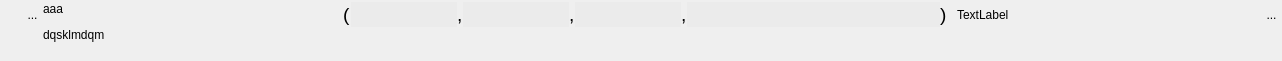
<?xml version="1.0" encoding="UTF-8"?>
<ui version="4.0">
 <class>WidgetTuple4</class>
 <widget class="QWidget" name="WidgetTuple4">
  <property name="geometry">
   <rect>
    <x>0</x>
    <y>0</y>
    <width>1282</width>
    <height>61</height>
   </rect>
  </property>
  <property name="sizePolicy">
   <sizepolicy hsizetype="Preferred" vsizetype="Minimum">
    <horstretch>0</horstretch>
    <verstretch>0</verstretch>
   </sizepolicy>
  </property>
  <property name="minimumSize">
   <size>
    <width>0</width>
    <height>0</height>
   </size>
  </property>
  <property name="windowTitle">
   <string>Form</string>
  </property>
  <layout class="QHBoxLayout" name="horizontalLayout_3">
   <property name="spacing">
    <number>0</number>
   </property>
   <property name="leftMargin">
    <number>1</number>
   </property>
   <property name="topMargin">
    <number>2</number>
   </property>
   <property name="rightMargin">
    <number>0</number>
   </property>
   <property name="bottomMargin">
    <number>2</number>
   </property>
   <item>
    <layout class="QVBoxLayout" name="verticalLayout_2">
     <property name="spacing">
      <number>0</number>
     </property>
     <item>
      <layout class="QHBoxLayout" name="horizontalLayout_2">
       <property name="spacing">
        <number>0</number>
       </property>
       <property name="sizeConstraint">
        <enum>QLayout::SetFixedSize</enum>
       </property>
       <item>
        <spacer name="horizontalSpacer_3">
         <property name="orientation">
          <enum>Qt::Horizontal</enum>
         </property>
         <property name="sizeType">
          <enum>QSizePolicy::Fixed</enum>
         </property>
         <property name="sizeHint" stdset="0">
          <size>
           <width>21</width>
           <height>20</height>
          </size>
         </property>
        </spacer>
       </item>
       <item>
        <widget class="MonBoutonValide" name="RBValide">
         <property name="minimumSize">
          <size>
           <width>21</width>
           <height>25</height>
          </size>
         </property>
         <property name="maximumSize">
          <size>
           <width>21</width>
           <height>25</height>
          </size>
         </property>
         <property name="focusPolicy">
          <enum>Qt::ClickFocus</enum>
         </property>
         <property name="toolTip">
          <string>Affiche le rapport de validation du mot-clef</string>
         </property>
         <property name="styleSheet">
          <string notr="true">border : 0px</string>
         </property>
         <property name="text">
          <string>...</string>
         </property>
         <property name="icon">
          <iconset>
           <normaloff>../Editeur/icons/ast-green-ball.png</normaloff>../Editeur/icons/ast-green-ball.png</iconset>
         </property>
         <property name="iconSize">
          <size>
           <width>25</width>
           <height>25</height>
          </size>
         </property>
        </widget>
       </item>
      </layout>
     </item>
     <item>
      <spacer name="verticalSpacer_2">
       <property name="orientation">
        <enum>Qt::Vertical</enum>
       </property>
       <property name="sizeHint" stdset="0">
        <size>
         <width>20</width>
         <height>5</height>
        </size>
       </property>
      </spacer>
     </item>
    </layout>
   </item>
   <item>
    <widget class="MonLabelClic" name="label">
     <property name="sizePolicy">
      <sizepolicy hsizetype="Fixed" vsizetype="Preferred">
       <horstretch>0</horstretch>
       <verstretch>0</verstretch>
      </sizepolicy>
     </property>
     <property name="minimumSize">
      <size>
       <width>300</width>
       <height>25</height>
      </size>
     </property>
     <property name="maximumSize">
      <size>
       <width>178</width>
       <height>16777215</height>
      </size>
     </property>
     <property name="frameShape">
      <enum>QFrame::NoFrame</enum>
     </property>
     <property name="text">
      <string>&lt;html&gt;&lt;head/&gt;&lt;body&gt;&lt;p&gt;aaa&lt;/p&gt;&lt;p&gt;dqsklmdqm&lt;/p&gt;&lt;/body&gt;&lt;/html&gt;</string>
     </property>
     <property name="scaledContents">
      <bool>false</bool>
     </property>
     <property name="alignment">
      <set>Qt::AlignLeading|Qt::AlignLeft|Qt::AlignTop</set>
     </property>
    </widget>
   </item>
   <item>
    <layout class="QVBoxLayout" name="verticalLayout">
     <item>
      <layout class="QHBoxLayout" name="horizontalLayout">
       <item>
        <widget class="QLabel" name="label_2">
         <property name="text">
          <string>&lt;html&gt;&lt;head/&gt;&lt;body&gt;&lt;p&gt;&lt;span style=&quot; font-size:14pt;&quot;&gt;(&lt;/span&gt;&lt;/p&gt;&lt;/body&gt;&lt;/html&gt;</string>
         </property>
        </widget>
       </item>
       <item>
        <widget class="QLineEdit" name="lineEditVal1">
         <property name="sizePolicy">
          <sizepolicy hsizetype="Preferred" vsizetype="Fixed">
           <horstretch>0</horstretch>
           <verstretch>0</verstretch>
          </sizepolicy>
         </property>
         <property name="minimumSize">
          <size>
           <width>0</width>
           <height>25</height>
          </size>
         </property>
         <property name="maximumSize">
          <size>
           <width>805</width>
           <height>16777215</height>
          </size>
         </property>
         <property name="styleSheet">
          <string notr="true">background:rgb(235,235,235);
border:0px;</string>
         </property>
        </widget>
       </item>
       <item>
        <widget class="QLabel" name="label_4">
         <property name="text">
          <string>&lt;html&gt;&lt;head/&gt;&lt;body&gt;&lt;p&gt;&lt;span style=&quot; font-size:14pt;&quot;&gt;,&lt;/span&gt;&lt;/p&gt;&lt;/body&gt;&lt;/html&gt;</string>
         </property>
        </widget>
       </item>
       <item>
        <widget class="QLineEdit" name="lineEditVal2">
         <property name="sizePolicy">
          <sizepolicy hsizetype="Preferred" vsizetype="Fixed">
           <horstretch>0</horstretch>
           <verstretch>0</verstretch>
          </sizepolicy>
         </property>
         <property name="minimumSize">
          <size>
           <width>0</width>
           <height>25</height>
          </size>
         </property>
         <property name="maximumSize">
          <size>
           <width>805</width>
           <height>16777215</height>
          </size>
         </property>
         <property name="focusPolicy">
          <enum>Qt::StrongFocus</enum>
         </property>
         <property name="styleSheet">
          <string notr="true">background:rgb(235,235,235);
border:0px;</string>
         </property>
        </widget>
       </item>
       <item>
        <widget class="QLabel" name="label_3">
         <property name="text">
          <string>&lt;html&gt;&lt;head/&gt;&lt;body&gt;&lt;p&gt;&lt;span style=&quot; font-size:14pt;&quot;&gt;,&lt;/span&gt;&lt;/p&gt;&lt;/body&gt;&lt;/html&gt;</string>
         </property>
        </widget>
       </item>
       <item>
        <widget class="QLineEdit" name="lineEditVal3">
         <property name="sizePolicy">
          <sizepolicy hsizetype="Preferred" vsizetype="Fixed">
           <horstretch>0</horstretch>
           <verstretch>0</verstretch>
          </sizepolicy>
         </property>
         <property name="minimumSize">
          <size>
           <width>0</width>
           <height>25</height>
          </size>
         </property>
         <property name="maximumSize">
          <size>
           <width>805</width>
           <height>16777215</height>
          </size>
         </property>
         <property name="focusPolicy">
          <enum>Qt::StrongFocus</enum>
         </property>
         <property name="styleSheet">
          <string notr="true">background:rgb(235,235,235);
border:0px;</string>
         </property>
        </widget>
       </item>
       <item>
        <widget class="QLabel" name="label_8">
         <property name="text">
          <string>&lt;html&gt;&lt;head/&gt;&lt;body&gt;&lt;p&gt;&lt;span style=&quot; font-size:14pt;&quot;&gt;,&lt;/span&gt;&lt;/p&gt;&lt;/body&gt;&lt;/html&gt;</string>
         </property>
        </widget>
       </item>
       <item>
        <widget class="QLineEdit" name="lineEditVal4">
         <property name="sizePolicy">
          <sizepolicy hsizetype="Expanding" vsizetype="Fixed">
           <horstretch>0</horstretch>
           <verstretch>0</verstretch>
          </sizepolicy>
         </property>
         <property name="minimumSize">
          <size>
           <width>0</width>
           <height>25</height>
          </size>
         </property>
         <property name="maximumSize">
          <size>
           <width>10000</width>
           <height>16777215</height>
          </size>
         </property>
         <property name="focusPolicy">
          <enum>Qt::StrongFocus</enum>
         </property>
         <property name="styleSheet">
          <string notr="true">background:rgb(235,235,235);
border:0px;</string>
         </property>
        </widget>
       </item>
       <item>
        <widget class="QLabel" name="label_5">
         <property name="text">
          <string>&lt;html&gt;&lt;head/&gt;&lt;body&gt;&lt;p&gt;&lt;span style=&quot; font-size:14pt;&quot;&gt;)&lt;/span&gt;&lt;/p&gt;&lt;/body&gt;&lt;/html&gt;</string>
         </property>
        </widget>
       </item>
       <item>
        <spacer name="horizontalSpacer_2">
         <property name="orientation">
          <enum>Qt::Horizontal</enum>
         </property>
         <property name="sizeType">
          <enum>QSizePolicy::Fixed</enum>
         </property>
         <property name="sizeHint" stdset="0">
          <size>
           <width>10</width>
           <height>20</height>
          </size>
         </property>
        </spacer>
       </item>
       <item>
        <widget class="QLabel" name="lineEditUnite">
         <property name="text">
          <string>TextLabel</string>
         </property>
        </widget>
       </item>
       <item>
        <spacer name="horizontalSpacer">
         <property name="orientation">
          <enum>Qt::Horizontal</enum>
         </property>
         <property name="sizeHint" stdset="0">
          <size>
           <width>40</width>
           <height>20</height>
          </size>
         </property>
        </spacer>
       </item>
       <item>
        <widget class="QToolButton" name="RBPoubelle">
         <property name="minimumSize">
          <size>
           <width>21</width>
           <height>25</height>
          </size>
         </property>
         <property name="maximumSize">
          <size>
           <width>21</width>
           <height>25</height>
          </size>
         </property>
         <property name="focusPolicy">
          <enum>Qt::ClickFocus</enum>
         </property>
         <property name="toolTip">
          <string>Détruit le mot-clef</string>
         </property>
         <property name="styleSheet">
          <string notr="true">border : 0px</string>
         </property>
         <property name="text">
          <string>...</string>
         </property>
         <property name="icon">
          <iconset>
           <normaloff>../Editeur/icons/deleteRond.png</normaloff>../Editeur/icons/deleteRond.png</iconset>
         </property>
         <property name="iconSize">
          <size>
           <width>25</width>
           <height>25</height>
          </size>
         </property>
        </widget>
       </item>
      </layout>
     </item>
     <item>
      <spacer name="verticalSpacer">
       <property name="orientation">
        <enum>Qt::Vertical</enum>
       </property>
       <property name="sizeHint" stdset="0">
        <size>
         <width>20</width>
         <height>13</height>
        </size>
       </property>
      </spacer>
     </item>
    </layout>
   </item>
  </layout>
 </widget>
 <customwidgets>
  <customwidget>
   <class>MonBoutonValide</class>
   <extends>QToolButton</extends>
   <header>InterfaceGUI.QT5.monBoutonValide.h</header>
  </customwidget>
  <customwidget>
   <class>MonLabelClic</class>
   <extends>QLabel</extends>
   <header>InterfaceGUI.QT5.monLabelClic.h</header>
  </customwidget>
 </customwidgets>
 <resources/>
 <connections/>
</ui>
